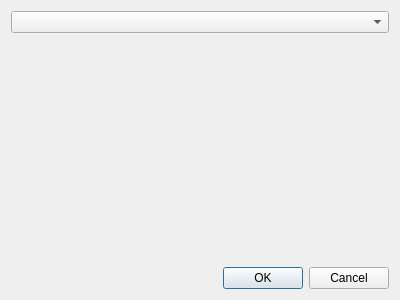
<?xml version="1.0" encoding="UTF-8"?>
<ui version="4.0">
 <class>QAddPlotDialog</class>
 <widget class="QDialog" name="QAddPlotDialog">
  <property name="windowModality">
   <enum>Qt::WindowModal</enum>
  </property>
  <property name="geometry">
   <rect>
    <x>0</x>
    <y>0</y>
    <width>400</width>
    <height>300</height>
   </rect>
  </property>
  <property name="windowTitle">
   <string>Dialog</string>
  </property>
  <property name="modal">
   <bool>true</bool>
  </property>
  <layout class="QVBoxLayout" name="verticalLayout">
   <item>
    <widget class="QComboBox" name="comboBox"/>
   </item>
   <item>
    <widget class="QWidget" name="settingsWidget" native="true"/>
   </item>
   <item>
    <widget class="QDialogButtonBox" name="buttonBox">
     <property name="orientation">
      <enum>Qt::Horizontal</enum>
     </property>
     <property name="standardButtons">
      <set>QDialogButtonBox::Cancel|QDialogButtonBox::Ok</set>
     </property>
    </widget>
   </item>
  </layout>
 </widget>
 <resources/>
 <connections>
  <connection>
   <sender>buttonBox</sender>
   <signal>accepted()</signal>
   <receiver>QAddPlotDialog</receiver>
   <slot>accept()</slot>
   <hints>
    <hint type="sourcelabel">
     <x>248</x>
     <y>254</y>
    </hint>
    <hint type="destinationlabel">
     <x>157</x>
     <y>274</y>
    </hint>
   </hints>
  </connection>
  <connection>
   <sender>buttonBox</sender>
   <signal>rejected()</signal>
   <receiver>QAddPlotDialog</receiver>
   <slot>reject()</slot>
   <hints>
    <hint type="sourcelabel">
     <x>316</x>
     <y>260</y>
    </hint>
    <hint type="destinationlabel">
     <x>286</x>
     <y>274</y>
    </hint>
   </hints>
  </connection>
 </connections>
</ui>
